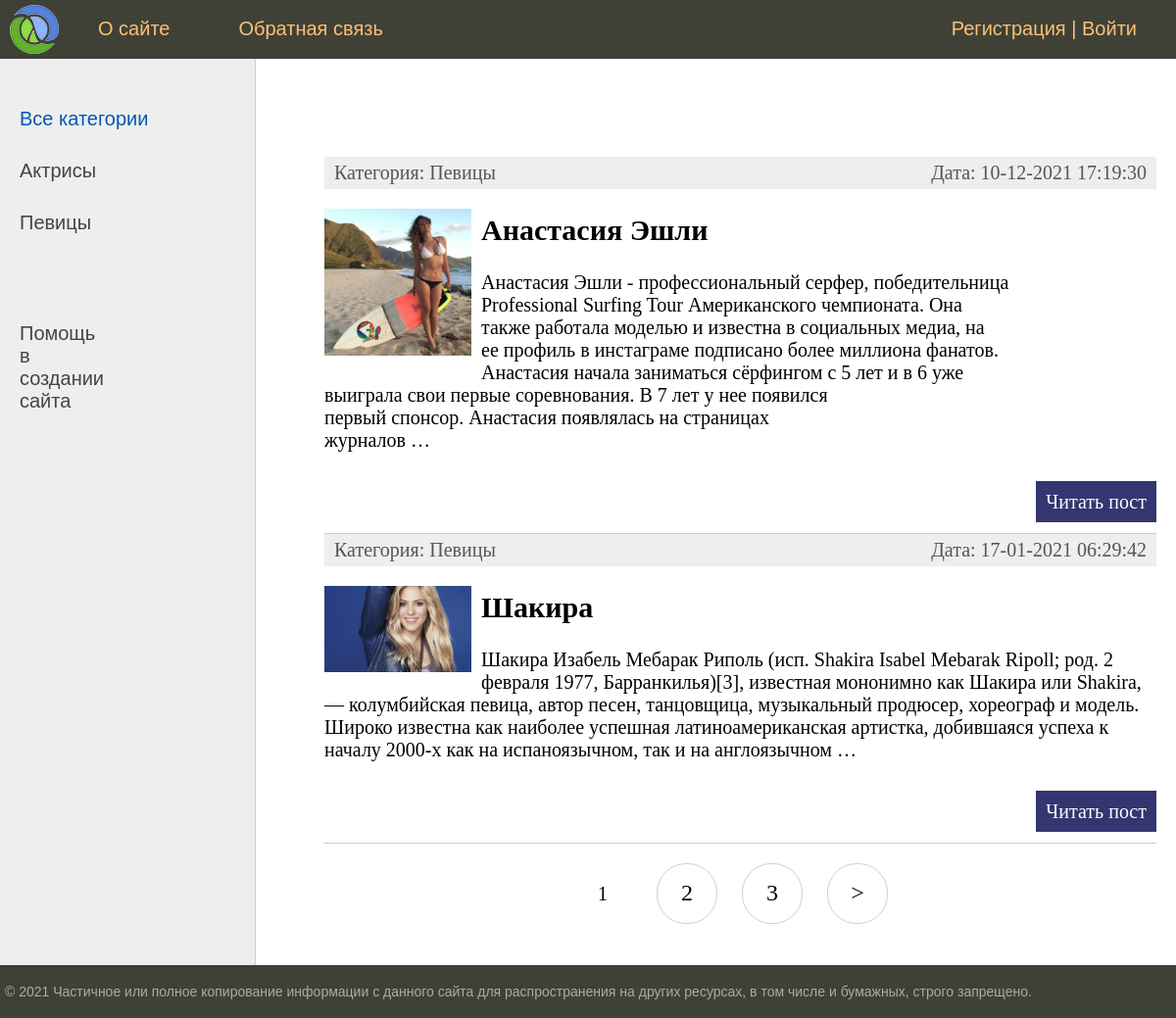
The page / on the database its author committed.
### jornal/models.py (models this page shows, shortened)
class Category(models.Model):
    name = models.CharField(max_length=100, db_index=True, verbose_name="Категория")
    slug = models.SlugField(max_length=255, unique=True, db_index=True, verbose_name="URL")
    def __str__(self):
        return self.name
    def get_absolute_url(self):
        return reverse('category', kwargs={'cat_slug': self.slug})
    class Meta:
        verbose_name = 'Категорию'
        verbose_name_plural = 'Категории'
        ordering = ['id']

class Jornal(models.Model):
    title = models.CharField(max_length=255, verbose_name="Заголовок")
    slug = models.SlugField(max_length=255, unique=True, db_index=True, verbose_name="URL")
    content = models.TextField(blank=True, verbose_name="Текст статьи")
    photo = models.ImageField(upload_to="photos/%Y/%m/%d/", verbose_name="Фото")
    time_create = models.DateTimeField(auto_now_add=True, verbose_name="Время создания")
    time_update = models.DateTimeField(auto_now=True, verbose_name="Время изменения")
    is_published = models.BooleanField(default=True, verbose_name="Публикация")
    cat = models.ForeignKey('Category', on_delete=models.PROTECT, verbose_name="Категории")
    def get_absolute_url(self):
        return reverse('post', kwargs={'post_slug': self.slug})
    class Meta:
        verbose_name = 'Статью о личности'
        verbose_name_plural = 'Статьи о личностях'
        ordering = ['-time_create', 'title']

### jornal/views.py (the view)
# urls.py: path('', JornalHome.as_view(), name='home'),
class JornalHome(DataMixin, ListView):
    model = Jornal
    template_name = 'jornal/index.html'
    context_object_name = 'posts'
    def get_context_data(self, *, object_list=None, **kwargs):
        context = super().get_context_data(**kwargs)
        c_def = self.get_user_context(title="Главная страница")
        return dict(list(context.items()) + list(c_def.items()))
    def get_queryset(self):
        return Jornal.objects.filter(is_published=True).select_related('cat')

### jornal/utils.py (called while the page is built)
    def get_user_context(self, **kwargs):
        context = kwargs
        cats = Category.objects.annotate(Count('jornal'))
        user_menu = menu.copy()
        if not self.request.user.is_authenticated:
            user_menu.pop(1)
        context['menu'] = user_menu
        context['cats'] = cats
        if 'cat_selected' not in context:
            context['cat_selected'] = 0
        return context

### jornal/templates/jornal/index.html (shortened to what this page needs)
{% extends 'jornal/base.html' %}
{% block content %}
<ul class="list-articles">
	{% for p in posts %}
			<li><div class="article-panel">
	<p class="first">Категория: {{p.cat}}</p>
	<p class="last">Дата: {{p.time_update|date:"d-m-Y H:i:s"}}</p>
</div>
{% if p.photo %}
	<p><img class="img-article-left thumb" src="{{p.photo.url}}"></p>
{% endif %}
		<h2>{{p.title}}</h2>
	{% autoescape on %}
	{{p.content|linebreaks|truncatewords:50}}
	{% endautoescape %}
			<p class="link-read-post"><a href="{{ p.get_absolute_url }}">Читать пост</a></p>
			</li>
	{% endfor %}
</ul>
{% endblock %}

### jornal/templates/jornal/base.html (shortened to what this page needs)
{% load static %}
{% load jornal_tags %}
<!DOCTYPE html>
<html>
<head>
	<link type="text/css" href="{% static 'jornal/css/styles.css' %}" rel="stylesheet" />
</head>
<body>
<table class="table-page" border=0 cellpadding="0" cellspacing="0">
<tr><td valign=top>
{% block mainmenu %}
		<div class="header">
			<ul id="mainmenu" class="mainmenu">
			<li class="logo"><a href="{% url 'home' %}"><div class="logo"></div></a></li>
{% for m in menu %}
			<li><a href="{% url m.url_name %}">{{m.title}}</a></li>
{% endfor %}
	{% if request.user.is_authenticated %}
				<li class="last"> {{user.username}} | <a href="{% url 'logout' %}">Выйти</a></li>
				{% else %}
				<li class="last"><a href="{% url 'register' %}">Регистрация</a> | <a href="{% url 'login' %}">Войти</a></li>
	{% endif %}
			</ul>
		</div>
{% endblock mainmenu %}
<table class="table-content" border=0 cellpadding="0" cellspacing="0">
<tr>
		<td valign="top" class="left-chapters">
	<ul id="leftchapters">
{% if cat_selected == 0 %}
		<li class="selected">Все категории</li>
{% else %}
		<li><a href="{% url 'home' %}">Все категории</a></li>
{% endif %}
{% for c in cats %}
{% if c.jornal__count > 0 %}
	{% if c.pk == cat_selected %}
		<li class="selected">{{c.name}}</li>
	{% else %}
		<li><a href="{{ c.get_absolute_url }}">{{c.name}}</a></li>
	{% endif %}
{% endif %}
{% endfor %}
		<li class="share">
		<a href="https://proproprogs.ru/django" ><p>Помощь в создании сайта</p></a>
		</li>
	</ul>
</td>
<td valign="top" class="content">
<div class="content-text">
{% block content %}
{% endblock %}
{% if page_obj.has_other_pages %}
<nav class="list-pages">
    <ul>
        {% for p in paginator.page_range %}
		{% if page_obj.number == p %}
        <li class="page-num page-num-selected">{{ p }}</li>
		{% elif p >= page_obj.number|add:-2 and p <= page_obj.number|add:2  %}
        <li class="page-num">
            <a href="?page={{ p }}">{{ p }}</a>
        </li>
		{% endif %}
        {% endfor %}
{% if page_obj.has_next %}
<li class="page-num">
	<a href="?page={{ page_obj.next_page_number }}">&gt;</a>
</li>
{% endif %}
    </ul>
</nav>
{% endif %}
	</div>
</td></tr></table>
</td></tr>
<tr><td valign=top>
	<div id="footer">
		<p>&copy; 2021 Частичное или полное копирование информации с данного сайта для распространения на других ресурсах, в том числе и бумажных, строго запрещено.</p>
	</div>
</td></tr></table>
</body>
</html>

### jornal/static/jornal/css/styles.css (style rules this page uses)
html, body { font-family: 'Arial'; margin: 0; padding: 0; height: 100%; width: 100%; color: #444; }
a { color: #0059b2; text-decoration: none; }
img { max-width: 600px; height: auto; }
img.img-article-left { max-width: 300px; height: auto; float: left; padding: 0 10px 10px 0; }
img.img-article-left.thumb { max-width: 150px; height: auto; }
p.link-read-post { text-align: right; }
p.link-read-post a { padding: 10px; min-width: 100px; background: #333671; color: #fff; text-decoration: none; }
div.article-panel { background: #eee; padding: 5px 10px 5px 10px; box-sizing border-box; overflow: hidden; color: #555; }
div.article-panel p.first { margin: 0; float: left; }
div.article-panel p.last { margin: 0; float: right; }
ul.list-articles { list-style: none; margin: 0; padding: 0; }
ul.list-articles li { border-bottom: 1px solid #ccc; }
.table-page { width: 100%; height: 100%; vertical-align: top; }
.table-page tr { height: 100%; }
.header { background: #3F4137; height: 60px; }
.logo { background: url('../images/logo.png') no-repeat 10px 5px; width: 70px; height: 60px; }
ul.mainmenu { list-style: none; margin: 0; padding: 0; height: 60px; color: #fdc073; font-size: 20px; overflow: hidden; }
ul.mainmenu li { float: left; margin: 18px 40px 0 30px; }
ul.mainmenu li.logo { margin: 0; }
ul.mainmenu li.last { float: right; }
ul.mainmenu li a { color: #fdc073; text-decoration: none; }
.table-content { width: 100%; min-height: 100%; height: 100%; }
.left-chapters { margin: 0; background: #eee; border-right: 1px solid #ccc; min-height: 100%; }
.left-chapters ul { width: 230px; min-height: 100%; margin: 0; padding: 20px 10px 10px 20px; list-style: none; font-size: 20px; }
.left-chapters ul li { margin: 30px 0 0 0; color: #999; }
.left-chapters ul li.selected { color: #0059b2; }
.left-chapters ul li a { color: #444; text-decoration: none; }
.left-chapters ul li.share { margin: 60px 0 0 0; }
.left-chapters ul li.share p { margin: 30px 0 30px 0; }
.left-chapters ul li.share a { display: inline-block; width: 40px; height: 40px; margin: 0 20px 0 0; }
.content { padding: 40px 20px 20px 40px; width: 100%; box-sizing: border-box; }
.content-text { margin: 60px 0 0 30px; color: #000; font-size: 20px; font-family: Yandex Sans Display Light; }
#footer { box-sizing: border-box; background: #3F4137; padding: 5px; color: #aaa; font-size: 14px; font-family: Verdana, Geneva, Arial, Helvetica; text-align: left; overflow: hidden; }
.list-pages { text-align: center; margin: 0 0 20px 0; }
.list-pages ul { margin: 20px 0 0 0; padding: 0; list-style: none; }
.list-pages ul li { display: inline-block; margin: 0 20px 0 0; }
.list-pages a { color: #000; font-size: 24px; text-decoration: none; }
.list-pages .page-num, .page-num-selected { display: inline-block; width: 60px; height: 44px; padding: 16px 0 0 0; border: 1px solid #d0d0d0; border-radius: 30px; }
.list-pages .page-num-selected { border: none; color: #000; font-size: 20px; }

### rows shown on the page
Category: name "Актрисы"
Category: name "Певицы"
Jornal: cat "Певицы", time_update "10-12-2021 17:19:30", photo (picture), title "Анастасия Эшли", content "Анастасия Эшли - профессиональный серфер, победительница Professional Surfing Tour Американского чемпионата. Она также работала моделью и известна в социальных медиа, на ее профиль в инстаграме подписано более миллиона фанатов. Анастасия начала заниматься сёрфингом с 5 лет и в 6 уже выиграла свои первые соревнования. В 7 лет у нее появился первый спонсор. Анастасия появлялась на страницах журналов …"
Jornal: cat "Певицы", time_update "17-01-2021 06:29:42", photo (picture), title "Шакира", content "Шакира Изабель Мебарак Риполь (исп. Shakira Isabel Mebarak Ripoll; род. 2 февраля 1977, Барранкилья)[3], известная мононимно как Шакира или Shakira, — колумбийская певица, автор песен, танцовщица, музыкальный продюсер, хореограф и модель. Широко известна как наиболее успешная латиноамериканская артистка, добившаяся успеха к началу 2000-х как на испаноязычном, так и на англоязычном …"

### other values the page prints
{{ m.title }} "О сайте" "Обратная связь"
{{ p }} "1"
{{ p }} "2" "3"
